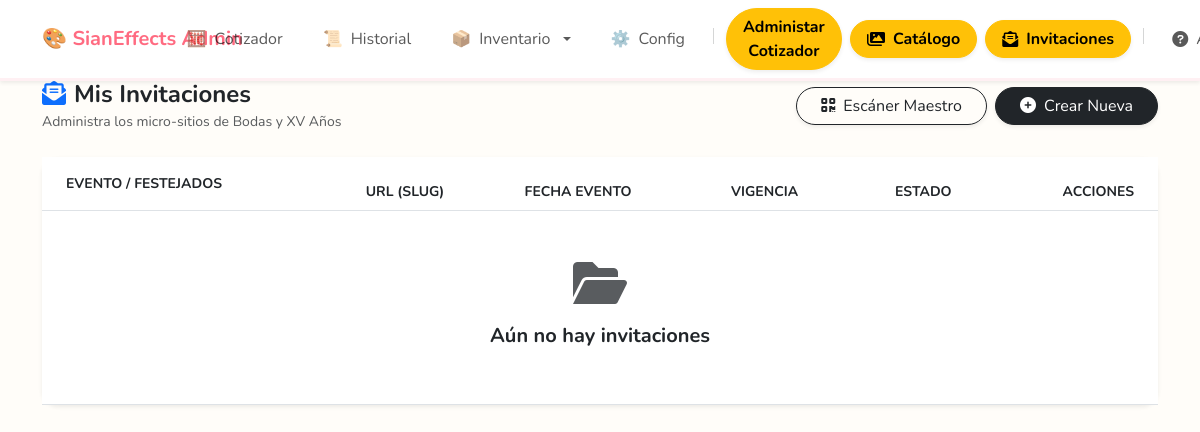
Page /admin/invitaciones (signed in) on the earlier database version.
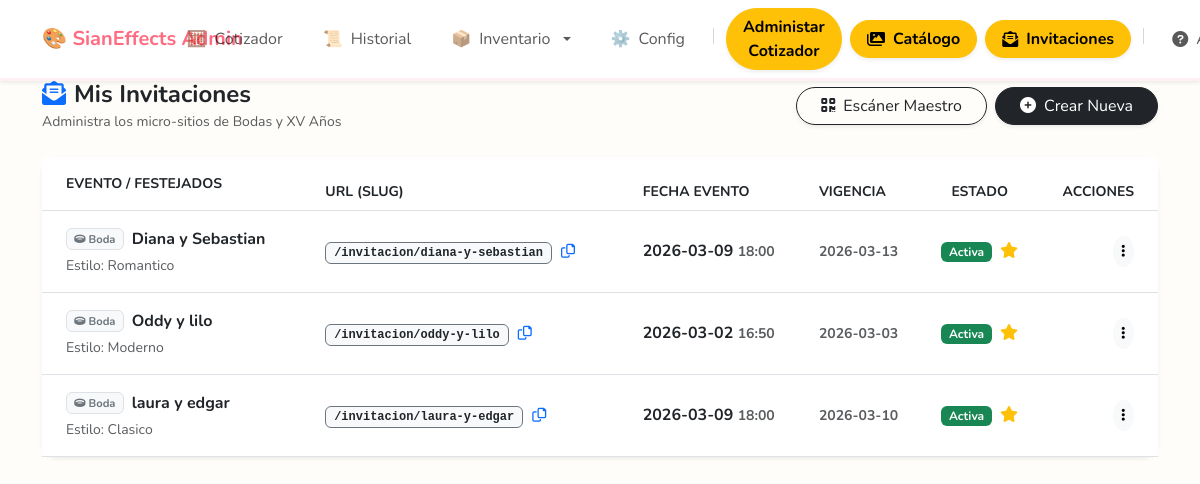
Same page on the later database version.
### tables this page shows
CREATE TABLE invitaciones (id INTEGER PRIMARY KEY AUTOINCREMENT,slug TEXT UNIQUE, config_json TEXT, musica_id INTEGER, fecha_evento DATETIME, vigencia DATETIME, datos_cliente_json TEXT, fotos_json TEXT, estilo_fuente TEXT DEFAULT 'clasico', color_fondo TEXT DEFAULT '#ffffff', url_fondo TEXT, foto_portada_url TEXT, mesas_regalos_json TEXT, dress_code TEXT, hospedaje_json TEXT, album_url TEXT, camara_premium BOOLEAN DEFAULT 0, color_acentos TEXT DEFAULT '#D4AF37', padres_novia TEXT, padres_novio TEXT, padrinos TEXT, frase_final TEXT, template_id TEXT DEFAULT 'clasico', tiene_modulo_invitados BOOLEAN DEFAULT 0, codigo_acceso_cliente TEXT, bloquear_edicion_invitados BOOLEAN DEFAULT 0, estilo_apertura TEXT DEFAULT 'simple', FOREIGN KEY(musica_id) REFERENCES lista_musica(id));

### routes/invitaciones_admin.py (the view)
@invitaciones_bp.route('/admin/invitaciones')
@admin_required
def gestionar_invitaciones():
    conn = get_db_connection()
    try:
        invs_db = conn.execute("SELECT * FROM invitaciones ORDER BY id DESC").fetchall()
        invitaciones = []
        for inv in invs_db:
            inv_dict = dict(inv)
            try:
                inv_dict['datos_cliente'] = json.loads(inv['datos_cliente_json'])
            except:
                inv_dict['datos_cliente'] = {"novios": "Sin Nombre"}
            invitaciones.append(inv_dict)
        hoy = datetime.now().strftime('%Y-%m-%d')
        return render_template('invitaciones/gestionar.html', invitaciones=invitaciones, hoy=hoy)
    except Exception as e:
        flash(f"Error cargando el panel: {str(e)}", "danger")
        return redirect(url_for('admin.dashboard'))
    finally:
        conn.close()

### app.py (called while the page is built)
@app.context_processor
def inject_user_config():
    default_config = {
        'nombre_empresa': 'Cotizador Sianeffects', # O el nombre genérico que quieras
        'slogan': '',
        'website': '',
        'margen_ganancia': 100
    }
    if 'user_id' in session:
        try:
            conn = get_db_connection()
            user_config = conn.execute('SELECT * FROM configuracion WHERE user_id = ?', (session['user_id'],)).fetchone()
            conn.close()
            if user_config:
                return {'config': dict(user_config)}
        except Exception as e:
            print(f"Error inyectando config: {e}")
    return {'config': default_config}

@app.after_request
def add_header(response):
    response.headers["Cache-Control"] = "no-cache, no-store, must-revalidate"
    return response

### db.py (called while the page is built)
def get_db_connection():
    conn = sqlite3.connect(DB_NAME)
    conn.row_factory = sqlite3.Row
    return conn

### routes/main.py (called while the page is built)
@main_bp.app_context_processor
def inject_notifications():
    if 'user_id' in session:
        return {'notificaciones': obtener_alertas(session['user_id'])}
    return {'notificaciones': []}

### templates/invitaciones/gestionar.html (shortened to what the changed rows need)
{% extends "layout.html" %}
{% block content %}
<div class="card border-0 shadow-sm rounded-4">
    <div class="card-body p-0">
        <div class="table-responsive" style="overflow: visible; min-height: 200px;">
            <table class="table table-hover align-middle mb-0">
                <thead class="bg-light text-muted small text-uppercase">
                    <tr>
                        <th class="ps-4 py-3">Evento / Festejados</th>
                        <th>URL (Slug)</th>
                        <th>Fecha Evento</th>
                        <th>Vigencia</th>
                        <th class="text-center">Estado</th>
                        <th class="text-end pe-4">Acciones</th>
                    </tr>
                </thead>
                <tbody>
                    {% for inv in invitaciones %}
                    <tr>
                        <td class="ps-4 py-3">
                            <div class="fw-bold text-dark d-flex align-items-center gap-2">
                                {% if inv.get('tipo_evento') == 'xv' %}
                                    <span class="badge bg-warning text-dark" title="XV Años" style="font-size: 0.7rem;"><i class="fas fa-crown"></i> XV</span>
                                {% else %}
                                    <span class="badge bg-light border text-secondary" title="Boda" style="font-size: 0.7rem;"><i class="fas fa-ring"></i> Boda</span>
                                {% endif %}
                                {{ inv['datos_cliente'].get('novios', 'Sin Nombre') }}
                            </div>
                            <small class="text-muted mt-1 d-block">Estilo: <span class="text-capitalize">{{ inv['estilo_fuente'] }}</span></small>
                        </td>
                        <td>
                            <span class="badge bg-light text-dark border border-secondary font-monospace">
                                /invitacion/{{ inv['slug'] }}
                            </span>
                            <button onclick="copiarLink('{{ request.host_url }}invitacion/{{ inv['slug'] }}')"
                                class="btn btn-sm btn-link text-primary p-0 ms-1" title="Copiar Enlace">
                                <i class="far fa-copy"></i>
                            </button>
                        </td>
                        <td>
                            <div class="fw-bold text-dark">
                                {% if inv['fecha_evento'] %}
                                {{ inv['fecha_evento'][:10] }} <small class="text-muted">{{ inv['fecha_evento'][11:16] }}</small>
                                {% else %}
                                <span class="text-muted">-</span>
                                {% endif %}
                            </div>
                        </td>
                        <td>
                            <small class="fw-bold text-muted">{{ inv['vigencia'] }}</small>
                        </td>
                        <td class="text-center">
                            {% if inv['vigencia'] >= hoy %}
                            <span class="badge bg-success">Activa</span>
                            {% if inv['camara_premium'] %}
                            <i class="fas fa-star text-warning ms-1" title="Función Premium Activa"></i>
                            {% endif %}
                            {% else %}
                            <span class="badge bg-danger rounded-pill px-3">
                                <i class="fas fa-times-circle me-1"></i>Vencida
                            </span>
                            {% endif %}
                        </td>
                        <td class="text-end pe-4">
                            <div class="dropdown">
                                <button class="btn btn-light btn-sm rounded-circle" type="button"
                                    data-bs-toggle="dropdown">
                                    <i class="fas fa-ellipsis-v"></i>
                                </button>
                            </div>
                        </td>
                    </tr>
                    {% else %}
                    <tr>
                        <td colspan="6" class="text-center py-5">
                            <div class="text-muted mb-3"><i class="fas fa-folder-open fa-3x"></i></div>
                            <h5 class="fw-bold text-dark">Aún no hay invitaciones</h5>
                        </td>
                    </tr>
                    {% endfor %}
                </tbody>
            </table>
        </div>
    </div>
</div>
{% endblock %}

Differences in the rows shown:
added invitaciones: datos_cliente.get "Diana y Sebastian", estilo_fuente "Romantico", slug "diana-y-sebastian", fecha_evento "2026-03-09", fecha_evento "18:00", vigencia "2026-03-13", shows "Activa", camara_premium True (drawn)
added invitaciones: datos_cliente.get "Oddy y lilo", estilo_fuente "Moderno", slug "oddy-y-lilo", fecha_evento "2026-03-02", fecha_evento "16:50", vigencia "2026-03-03", shows "Activa", camara_premium True (drawn)
added invitaciones: datos_cliente.get "laura y edgar", estilo_fuente "Clasico", slug "laura-y-edgar", fecha_evento "2026-03-09", fecha_evento "18:00", vigencia "2026-03-10", shows "Activa", camara_premium True (drawn)
Other differences:
text no longer shown: "Aún no hay invitaciones"
